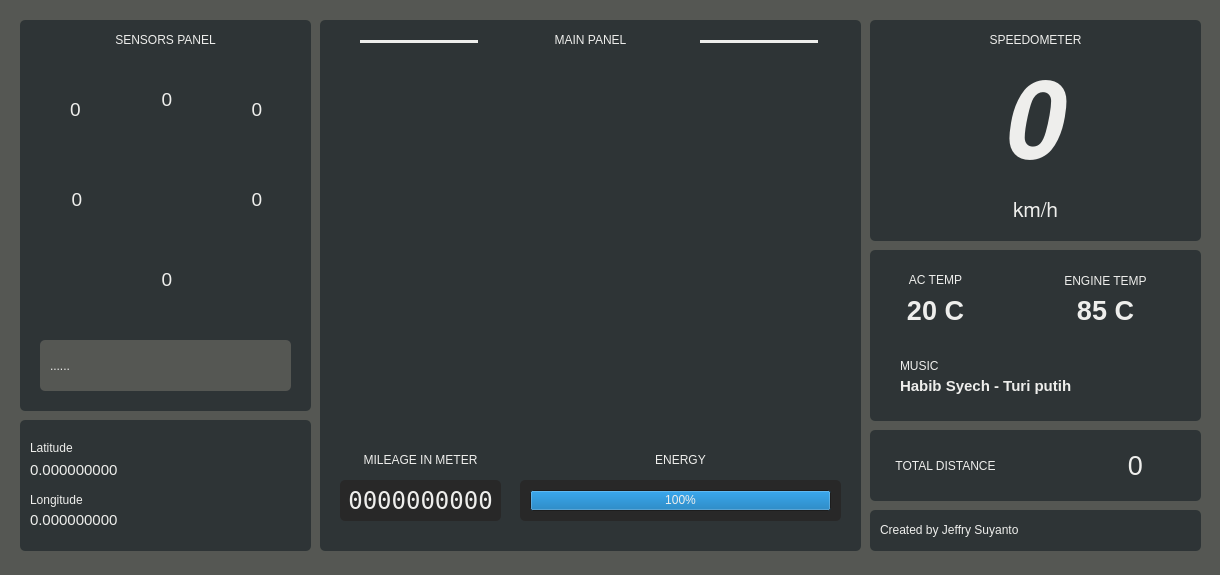
<?xml version="1.0" encoding="UTF-8"?>
<ui version="4.0">
 <class>MainWindow</class>
 <widget class="QMainWindow" name="MainWindow">
  <property name="geometry">
   <rect>
    <x>0</x>
    <y>0</y>
    <width>1220</width>
    <height>575</height>
   </rect>
  </property>
  <property name="windowTitle">
   <string>Dashboard Smart Car</string>
  </property>
  <property name="styleSheet">
   <string notr="true">background-color : rgb(85, 87, 83)</string>
  </property>
  <widget class="QWidget" name="centralwidget">
   <widget class="QFrame" name="frame">
    <property name="geometry">
     <rect>
      <x>20</x>
      <y>20</y>
      <width>291</width>
      <height>391</height>
     </rect>
    </property>
    <property name="styleSheet">
     <string notr="true">background-color:rgb(46, 52, 54);
border-radius:5px</string>
    </property>
    <property name="frameShape">
     <enum>QFrame::StyledPanel</enum>
    </property>
    <property name="frameShadow">
     <enum>QFrame::Sunken</enum>
    </property>
    <widget class="QLabel" name="label_9">
     <property name="geometry">
      <rect>
       <x>200</x>
       <y>140</y>
       <width>71</width>
       <height>81</height>
      </rect>
     </property>
     <property name="styleSheet">
      <string notr="true">color : rgb(238, 238, 236)</string>
     </property>
     <property name="text">
      <string>&lt;html&gt;&lt;head/&gt;&lt;body&gt;&lt;p&gt;&lt;img src=&quot;:/newPrefix/circle.png&quot; width=&quot;70&quot;/&gt;&lt;/p&gt;&lt;/body&gt;&lt;/html&gt;</string>
     </property>
     <property name="alignment">
      <set>Qt::AlignCenter</set>
     </property>
    </widget>
    <widget class="QLabel" name="label_4">
     <property name="geometry">
      <rect>
       <x>20</x>
       <y>140</y>
       <width>71</width>
       <height>81</height>
      </rect>
     </property>
     <property name="styleSheet">
      <string notr="true">color : rgb(238, 238, 236)</string>
     </property>
     <property name="text">
      <string>&lt;html&gt;&lt;head/&gt;&lt;body&gt;&lt;p&gt;&lt;img src=&quot;:/newPrefix/circle.png&quot; width=&quot;70&quot;/&gt;&lt;/p&gt;&lt;/body&gt;&lt;/html&gt;</string>
     </property>
     <property name="alignment">
      <set>Qt::AlignCenter</set>
     </property>
    </widget>
    <widget class="QLabel" name="label_10">
     <property name="geometry">
      <rect>
       <x>110</x>
       <y>220</y>
       <width>71</width>
       <height>81</height>
      </rect>
     </property>
     <property name="styleSheet">
      <string notr="true">color : rgb(238, 238, 236)</string>
     </property>
     <property name="text">
      <string>&lt;html&gt;&lt;head/&gt;&lt;body&gt;&lt;p&gt;&lt;img src=&quot;:/newPrefix/circle.png&quot; width=&quot;70&quot;/&gt;&lt;/p&gt;&lt;/body&gt;&lt;/html&gt;</string>
     </property>
     <property name="alignment">
      <set>Qt::AlignCenter</set>
     </property>
    </widget>
    <widget class="QLabel" name="txtSensorKanan">
     <property name="geometry">
      <rect>
       <x>200</x>
       <y>170</y>
       <width>74</width>
       <height>18</height>
      </rect>
     </property>
     <property name="font">
      <font>
       <pointsize>14</pointsize>
      </font>
     </property>
     <property name="styleSheet">
      <string notr="true">color : rgb(238, 238, 236);
background-color: rgba(0,0,0,0%)</string>
     </property>
     <property name="text">
      <string>0</string>
     </property>
     <property name="alignment">
      <set>Qt::AlignCenter</set>
     </property>
    </widget>
    <widget class="QLabel" name="txtSensorKiri">
     <property name="geometry">
      <rect>
       <x>20</x>
       <y>170</y>
       <width>74</width>
       <height>18</height>
      </rect>
     </property>
     <property name="font">
      <font>
       <pointsize>14</pointsize>
      </font>
     </property>
     <property name="styleSheet">
      <string notr="true">color : rgb(238, 238, 236);
background-color: rgba(0,0,0,0%)</string>
     </property>
     <property name="text">
      <string>0</string>
     </property>
     <property name="alignment">
      <set>Qt::AlignCenter</set>
     </property>
    </widget>
    <widget class="QLabel" name="txtSensorBelakang">
     <property name="geometry">
      <rect>
       <x>110</x>
       <y>250</y>
       <width>74</width>
       <height>18</height>
      </rect>
     </property>
     <property name="font">
      <font>
       <pointsize>14</pointsize>
      </font>
     </property>
     <property name="styleSheet">
      <string notr="true">color : rgb(238, 238, 236);
background-color: rgba(0,0,0,0%)</string>
     </property>
     <property name="text">
      <string>0</string>
     </property>
     <property name="alignment">
      <set>Qt::AlignCenter</set>
     </property>
    </widget>
    <widget class="QLabel" name="label">
     <property name="geometry">
      <rect>
       <x>20</x>
       <y>50</y>
       <width>71</width>
       <height>81</height>
      </rect>
     </property>
     <property name="styleSheet">
      <string notr="true">color : rgb(238, 238, 236)</string>
     </property>
     <property name="text">
      <string>&lt;html&gt;&lt;head/&gt;&lt;body&gt;&lt;p&gt;&lt;img src=&quot;:/newPrefix/circle.png&quot; width=&quot;70&quot;/&gt;&lt;/p&gt;&lt;/body&gt;&lt;/html&gt;</string>
     </property>
     <property name="alignment">
      <set>Qt::AlignCenter</set>
     </property>
    </widget>
    <widget class="QLabel" name="txtSensorDepanKiri">
     <property name="geometry">
      <rect>
       <x>20</x>
       <y>80</y>
       <width>71</width>
       <height>18</height>
      </rect>
     </property>
     <property name="font">
      <font>
       <pointsize>14</pointsize>
       <kerning>true</kerning>
      </font>
     </property>
     <property name="autoFillBackground">
      <bool>false</bool>
     </property>
     <property name="styleSheet">
      <string notr="true">color : rgb(238, 238, 236);
background-color: rgba(0,0,0,0%)</string>
     </property>
     <property name="text">
      <string>0</string>
     </property>
     <property name="alignment">
      <set>Qt::AlignCenter</set>
     </property>
    </widget>
    <widget class="QLabel" name="label_8">
     <property name="geometry">
      <rect>
       <x>200</x>
       <y>50</y>
       <width>71</width>
       <height>81</height>
      </rect>
     </property>
     <property name="styleSheet">
      <string notr="true">color : rgb(238, 238, 236)</string>
     </property>
     <property name="text">
      <string>&lt;html&gt;&lt;head/&gt;&lt;body&gt;&lt;p&gt;&lt;img src=&quot;:/newPrefix/circle.png&quot; width=&quot;70&quot;/&gt;&lt;/p&gt;&lt;/body&gt;&lt;/html&gt;</string>
     </property>
     <property name="alignment">
      <set>Qt::AlignCenter</set>
     </property>
    </widget>
    <widget class="QLabel" name="txtSensorDepanKanan">
     <property name="geometry">
      <rect>
       <x>200</x>
       <y>80</y>
       <width>74</width>
       <height>18</height>
      </rect>
     </property>
     <property name="font">
      <font>
       <pointsize>14</pointsize>
      </font>
     </property>
     <property name="styleSheet">
      <string notr="true">color : rgb(238, 238, 236);
background-color: rgba(0,0,0,0%)</string>
     </property>
     <property name="text">
      <string>0</string>
     </property>
     <property name="alignment">
      <set>Qt::AlignCenter</set>
     </property>
    </widget>
    <widget class="QLabel" name="label_7">
     <property name="geometry">
      <rect>
       <x>110</x>
       <y>40</y>
       <width>71</width>
       <height>81</height>
      </rect>
     </property>
     <property name="styleSheet">
      <string notr="true">color : rgb(238, 238, 236)</string>
     </property>
     <property name="text">
      <string>&lt;html&gt;&lt;head/&gt;&lt;body&gt;&lt;p&gt;&lt;img src=&quot;:/newPrefix/circle.png&quot; width=&quot;70&quot;/&gt;&lt;/p&gt;&lt;/body&gt;&lt;/html&gt;</string>
     </property>
     <property name="alignment">
      <set>Qt::AlignCenter</set>
     </property>
    </widget>
    <widget class="QLabel" name="txtSensorDepan">
     <property name="geometry">
      <rect>
       <x>110</x>
       <y>70</y>
       <width>74</width>
       <height>18</height>
      </rect>
     </property>
     <property name="font">
      <font>
       <pointsize>14</pointsize>
      </font>
     </property>
     <property name="styleSheet">
      <string notr="true">color : rgb(238, 238, 236);
background-color: rgba(0,0,0,0%);</string>
     </property>
     <property name="text">
      <string>0</string>
     </property>
     <property name="alignment">
      <set>Qt::AlignCenter</set>
     </property>
    </widget>
    <widget class="QLabel" name="label_2">
     <property name="geometry">
      <rect>
       <x>10</x>
       <y>10</y>
       <width>271</width>
       <height>20</height>
      </rect>
     </property>
     <property name="font">
      <font>
       <pointsize>9</pointsize>
      </font>
     </property>
     <property name="styleSheet">
      <string notr="true">color : rgb(238, 238, 236);</string>
     </property>
     <property name="text">
      <string>SENSORS PANEL</string>
     </property>
     <property name="alignment">
      <set>Qt::AlignCenter</set>
     </property>
    </widget>
    <widget class="Line" name="line">
     <property name="geometry">
      <rect>
       <x>20</x>
       <y>320</y>
       <width>251</width>
       <height>51</height>
      </rect>
     </property>
     <property name="styleSheet">
      <string notr="true">background-color:rgb(85, 87, 83)</string>
     </property>
     <property name="orientation">
      <enum>Qt::Horizontal</enum>
     </property>
    </widget>
    <widget class="QLabel" name="txtSensorActionMessage">
     <property name="geometry">
      <rect>
       <x>30</x>
       <y>330</y>
       <width>231</width>
       <height>31</height>
      </rect>
     </property>
     <property name="styleSheet">
      <string notr="true">color:rgb(238, 238, 236);
background-color: rgba(0,0,0,0%);</string>
     </property>
     <property name="text">
      <string>......</string>
     </property>
     <property name="alignment">
      <set>Qt::AlignLeading|Qt::AlignLeft|Qt::AlignVCenter</set>
     </property>
    </widget>
   </widget>
   <widget class="QFrame" name="frame_2">
    <property name="geometry">
     <rect>
      <x>320</x>
      <y>20</y>
      <width>541</width>
      <height>531</height>
     </rect>
    </property>
    <property name="styleSheet">
     <string notr="true">background-color:rgb(46, 52, 54);
border-radius:5px
</string>
    </property>
    <property name="frameShape">
     <enum>QFrame::StyledPanel</enum>
    </property>
    <property name="frameShadow">
     <enum>QFrame::Raised</enum>
    </property>
    <widget class="QLabel" name="label_3">
     <property name="geometry">
      <rect>
       <x>10</x>
       <y>10</y>
       <width>521</width>
       <height>20</height>
      </rect>
     </property>
     <property name="font">
      <font>
       <pointsize>9</pointsize>
      </font>
     </property>
     <property name="styleSheet">
      <string notr="true">color : rgb(238, 238, 236);</string>
     </property>
     <property name="text">
      <string>MAIN PANEL</string>
     </property>
     <property name="alignment">
      <set>Qt::AlignCenter</set>
     </property>
    </widget>
    <widget class="Line" name="line_2">
     <property name="geometry">
      <rect>
       <x>40</x>
       <y>20</y>
       <width>118</width>
       <height>3</height>
      </rect>
     </property>
     <property name="styleSheet">
      <string notr="true">background-color:rgb(238, 238, 236)</string>
     </property>
     <property name="orientation">
      <enum>Qt::Horizontal</enum>
     </property>
    </widget>
    <widget class="Line" name="line_3">
     <property name="geometry">
      <rect>
       <x>380</x>
       <y>20</y>
       <width>118</width>
       <height>3</height>
      </rect>
     </property>
     <property name="styleSheet">
      <string notr="true">background-color:rgb(238, 238, 236)</string>
     </property>
     <property name="orientation">
      <enum>Qt::Horizontal</enum>
     </property>
    </widget>
    <widget class="QWidget" name="verticalLayoutWidget">
     <property name="geometry">
      <rect>
       <x>20</x>
       <y>50</y>
       <width>501</width>
       <height>351</height>
      </rect>
     </property>
     <layout class="QVBoxLayout" name="verticalLayout"/>
    </widget>
    <widget class="QLabel" name="label_5">
     <property name="geometry">
      <rect>
       <x>20</x>
       <y>430</y>
       <width>161</width>
       <height>20</height>
      </rect>
     </property>
     <property name="font">
      <font>
       <pointsize>9</pointsize>
      </font>
     </property>
     <property name="styleSheet">
      <string notr="true">color : rgb(238, 238, 236);</string>
     </property>
     <property name="text">
      <string>MILEAGE IN METER</string>
     </property>
     <property name="alignment">
      <set>Qt::AlignCenter</set>
     </property>
    </widget>
    <widget class="QFrame" name="frame_3">
     <property name="geometry">
      <rect>
       <x>20</x>
       <y>460</y>
       <width>161</width>
       <height>41</height>
      </rect>
     </property>
     <property name="styleSheet">
      <string notr="true">background-color:rgb(40, 40, 40)</string>
     </property>
     <property name="frameShape">
      <enum>QFrame::WinPanel</enum>
     </property>
     <property name="frameShadow">
      <enum>QFrame::Sunken</enum>
     </property>
     <widget class="QLabel" name="txtMileage">
      <property name="geometry">
       <rect>
        <x>0</x>
        <y>10</y>
        <width>161</width>
        <height>20</height>
       </rect>
      </property>
      <property name="font">
       <font>
        <family>DejaVu Sans Mono</family>
        <pointsize>18</pointsize>
       </font>
      </property>
      <property name="styleSheet">
       <string notr="true">color:rgb(238, 238, 236)</string>
      </property>
      <property name="text">
       <string>0000000000</string>
      </property>
      <property name="alignment">
       <set>Qt::AlignCenter</set>
      </property>
     </widget>
    </widget>
    <widget class="QLabel" name="label_11">
     <property name="geometry">
      <rect>
       <x>200</x>
       <y>430</y>
       <width>321</width>
       <height>20</height>
      </rect>
     </property>
     <property name="font">
      <font>
       <pointsize>9</pointsize>
      </font>
     </property>
     <property name="styleSheet">
      <string notr="true">color : rgb(238, 238, 236);</string>
     </property>
     <property name="text">
      <string>ENERGY</string>
     </property>
     <property name="alignment">
      <set>Qt::AlignCenter</set>
     </property>
    </widget>
    <widget class="QFrame" name="frame_4">
     <property name="geometry">
      <rect>
       <x>200</x>
       <y>460</y>
       <width>321</width>
       <height>41</height>
      </rect>
     </property>
     <property name="styleSheet">
      <string notr="true">background-color:rgb(40, 40, 40)</string>
     </property>
     <property name="frameShape">
      <enum>QFrame::WinPanel</enum>
     </property>
     <property name="frameShadow">
      <enum>QFrame::Sunken</enum>
     </property>
     <widget class="QProgressBar" name="energyBar">
      <property name="geometry">
       <rect>
        <x>10</x>
        <y>10</y>
        <width>301</width>
        <height>21</height>
       </rect>
      </property>
      <property name="font">
       <font>
        <pointsize>9</pointsize>
       </font>
      </property>
      <property name="styleSheet">
       <string notr="true">color:rgb(238, 238, 236)</string>
      </property>
      <property name="maximum">
       <number>3000</number>
      </property>
      <property name="value">
       <number>3000</number>
      </property>
      <property name="alignment">
       <set>Qt::AlignCenter</set>
      </property>
     </widget>
    </widget>
   </widget>
   <widget class="QFrame" name="frame_5">
    <property name="geometry">
     <rect>
      <x>870</x>
      <y>20</y>
      <width>331</width>
      <height>221</height>
     </rect>
    </property>
    <property name="styleSheet">
     <string notr="true">background-color:rgb(46, 52, 54);
border-radius:5px
</string>
    </property>
    <property name="frameShape">
     <enum>QFrame::StyledPanel</enum>
    </property>
    <property name="frameShadow">
     <enum>QFrame::Raised</enum>
    </property>
    <widget class="QLabel" name="txtSpeedometer">
     <property name="geometry">
      <rect>
       <x>70</x>
       <y>30</y>
       <width>181</width>
       <height>151</height>
      </rect>
     </property>
     <property name="font">
      <font>
       <family>FreeSans</family>
       <pointsize>80</pointsize>
       <weight>75</weight>
       <italic>true</italic>
       <bold>true</bold>
      </font>
     </property>
     <property name="styleSheet">
      <string notr="true">color:rgb(238, 238, 236)</string>
     </property>
     <property name="text">
      <string>0</string>
     </property>
     <property name="alignment">
      <set>Qt::AlignCenter</set>
     </property>
    </widget>
    <widget class="QLabel" name="label_6">
     <property name="geometry">
      <rect>
       <x>130</x>
       <y>180</y>
       <width>71</width>
       <height>21</height>
      </rect>
     </property>
     <property name="font">
      <font>
       <family>FreeSans</family>
       <pointsize>16</pointsize>
      </font>
     </property>
     <property name="styleSheet">
      <string notr="true">color:rgb(238, 238, 236)</string>
     </property>
     <property name="text">
      <string>km/h</string>
     </property>
     <property name="alignment">
      <set>Qt::AlignCenter</set>
     </property>
    </widget>
    <widget class="QLabel" name="label_13">
     <property name="geometry">
      <rect>
       <x>10</x>
       <y>10</y>
       <width>311</width>
       <height>20</height>
      </rect>
     </property>
     <property name="font">
      <font>
       <pointsize>9</pointsize>
      </font>
     </property>
     <property name="styleSheet">
      <string notr="true">color : rgb(238, 238, 236);</string>
     </property>
     <property name="text">
      <string>SPEEDOMETER</string>
     </property>
     <property name="alignment">
      <set>Qt::AlignCenter</set>
     </property>
    </widget>
   </widget>
   <widget class="QFrame" name="frame_7">
    <property name="geometry">
     <rect>
      <x>20</x>
      <y>420</y>
      <width>291</width>
      <height>131</height>
     </rect>
    </property>
    <property name="styleSheet">
     <string notr="true">background-color:rgb(46, 52, 54);
border-radius:5px
</string>
    </property>
    <property name="frameShape">
     <enum>QFrame::StyledPanel</enum>
    </property>
    <property name="frameShadow">
     <enum>QFrame::Raised</enum>
    </property>
    <widget class="QLabel" name="label_20">
     <property name="geometry">
      <rect>
       <x>10</x>
       <y>20</y>
       <width>271</width>
       <height>16</height>
      </rect>
     </property>
     <property name="font">
      <font>
       <pointsize>9</pointsize>
      </font>
     </property>
     <property name="styleSheet">
      <string notr="true">color : rgb(238, 238, 236);</string>
     </property>
     <property name="text">
      <string>Latitude</string>
     </property>
     <property name="alignment">
      <set>Qt::AlignJustify|Qt::AlignVCenter</set>
     </property>
    </widget>
    <widget class="QLabel" name="txtLatitude">
     <property name="geometry">
      <rect>
       <x>10</x>
       <y>40</y>
       <width>271</width>
       <height>20</height>
      </rect>
     </property>
     <property name="font">
      <font>
       <pointsize>11</pointsize>
      </font>
     </property>
     <property name="styleSheet">
      <string notr="true">color : rgb(238, 238, 236);</string>
     </property>
     <property name="text">
      <string>0.000000000</string>
     </property>
     <property name="alignment">
      <set>Qt::AlignJustify|Qt::AlignVCenter</set>
     </property>
    </widget>
    <widget class="QLabel" name="txtLongitude">
     <property name="geometry">
      <rect>
       <x>10</x>
       <y>90</y>
       <width>271</width>
       <height>20</height>
      </rect>
     </property>
     <property name="font">
      <font>
       <pointsize>11</pointsize>
      </font>
     </property>
     <property name="styleSheet">
      <string notr="true">color : rgb(238, 238, 236);</string>
     </property>
     <property name="text">
      <string>0.000000000</string>
     </property>
     <property name="alignment">
      <set>Qt::AlignJustify|Qt::AlignVCenter</set>
     </property>
    </widget>
    <widget class="QLabel" name="label_23">
     <property name="geometry">
      <rect>
       <x>10</x>
       <y>70</y>
       <width>271</width>
       <height>20</height>
      </rect>
     </property>
     <property name="font">
      <font>
       <pointsize>9</pointsize>
      </font>
     </property>
     <property name="styleSheet">
      <string notr="true">color : rgb(238, 238, 236);</string>
     </property>
     <property name="text">
      <string>Longitude</string>
     </property>
     <property name="alignment">
      <set>Qt::AlignJustify|Qt::AlignVCenter</set>
     </property>
    </widget>
   </widget>
   <widget class="QFrame" name="frame_8">
    <property name="geometry">
     <rect>
      <x>870</x>
      <y>510</y>
      <width>331</width>
      <height>41</height>
     </rect>
    </property>
    <property name="styleSheet">
     <string notr="true">background-color:rgb(46, 52, 54);
border-radius:5px
</string>
    </property>
    <property name="frameShape">
     <enum>QFrame::StyledPanel</enum>
    </property>
    <property name="frameShadow">
     <enum>QFrame::Raised</enum>
    </property>
    <widget class="QLabel" name="label_21">
     <property name="geometry">
      <rect>
       <x>10</x>
       <y>10</y>
       <width>271</width>
       <height>20</height>
      </rect>
     </property>
     <property name="font">
      <font>
       <pointsize>9</pointsize>
      </font>
     </property>
     <property name="styleSheet">
      <string notr="true">color : rgb(238, 238, 236);</string>
     </property>
     <property name="text">
      <string>Created by Jeffry Suyanto</string>
     </property>
     <property name="alignment">
      <set>Qt::AlignJustify|Qt::AlignVCenter</set>
     </property>
    </widget>
   </widget>
   <widget class="QFrame" name="frame_9">
    <property name="geometry">
     <rect>
      <x>870</x>
      <y>430</y>
      <width>331</width>
      <height>71</height>
     </rect>
    </property>
    <property name="styleSheet">
     <string notr="true">background-color:rgb(46, 52, 54);
border-radius:5px
</string>
    </property>
    <property name="frameShape">
     <enum>QFrame::StyledPanel</enum>
    </property>
    <property name="frameShadow">
     <enum>QFrame::Raised</enum>
    </property>
    <widget class="QLabel" name="txtTotalDistance">
     <property name="geometry">
      <rect>
       <x>210</x>
       <y>10</y>
       <width>111</width>
       <height>51</height>
      </rect>
     </property>
     <property name="font">
      <font>
       <pointsize>20</pointsize>
      </font>
     </property>
     <property name="styleSheet">
      <string notr="true">color : rgb(238, 238, 236);</string>
     </property>
     <property name="text">
      <string>0</string>
     </property>
     <property name="alignment">
      <set>Qt::AlignCenter</set>
     </property>
    </widget>
    <widget class="QLabel" name="label_14">
     <property name="geometry">
      <rect>
       <x>20</x>
       <y>20</y>
       <width>111</width>
       <height>31</height>
      </rect>
     </property>
     <property name="font">
      <font>
       <pointsize>9</pointsize>
      </font>
     </property>
     <property name="styleSheet">
      <string notr="true">color : rgb(238, 238, 236);</string>
     </property>
     <property name="text">
      <string>TOTAL DISTANCE</string>
     </property>
     <property name="alignment">
      <set>Qt::AlignCenter</set>
     </property>
    </widget>
   </widget>
   <widget class="QFrame" name="frame_11">
    <property name="geometry">
     <rect>
      <x>870</x>
      <y>250</y>
      <width>331</width>
      <height>171</height>
     </rect>
    </property>
    <property name="styleSheet">
     <string notr="true">background-color:rgb(46, 52, 54);
border-radius:5px
</string>
    </property>
    <property name="frameShape">
     <enum>QFrame::StyledPanel</enum>
    </property>
    <property name="frameShadow">
     <enum>QFrame::Raised</enum>
    </property>
    <widget class="QLabel" name="label_19">
     <property name="geometry">
      <rect>
       <x>30</x>
       <y>100</y>
       <width>41</width>
       <height>31</height>
      </rect>
     </property>
     <property name="font">
      <font>
       <pointsize>9</pointsize>
      </font>
     </property>
     <property name="styleSheet">
      <string notr="true">color : rgb(238, 238, 236);</string>
     </property>
     <property name="text">
      <string>MUSIC</string>
     </property>
     <property name="alignment">
      <set>Qt::AlignLeading|Qt::AlignLeft|Qt::AlignVCenter</set>
     </property>
    </widget>
    <widget class="QLabel" name="txtTotalDistance_3">
     <property name="geometry">
      <rect>
       <x>30</x>
       <y>40</y>
       <width>71</width>
       <height>41</height>
      </rect>
     </property>
     <property name="font">
      <font>
       <pointsize>20</pointsize>
       <weight>75</weight>
       <bold>true</bold>
      </font>
     </property>
     <property name="styleSheet">
      <string notr="true">color : rgb(238, 238, 236);</string>
     </property>
     <property name="text">
      <string>20 C</string>
     </property>
     <property name="alignment">
      <set>Qt::AlignCenter</set>
     </property>
    </widget>
    <widget class="QLabel" name="label_16">
     <property name="geometry">
      <rect>
       <x>10</x>
       <y>20</y>
       <width>111</width>
       <height>20</height>
      </rect>
     </property>
     <property name="font">
      <font>
       <pointsize>9</pointsize>
      </font>
     </property>
     <property name="styleSheet">
      <string notr="true">color : rgb(238, 238, 236);</string>
     </property>
     <property name="text">
      <string>AC TEMP</string>
     </property>
     <property name="alignment">
      <set>Qt::AlignCenter</set>
     </property>
    </widget>
    <widget class="QLabel" name="label_17">
     <property name="geometry">
      <rect>
       <x>150</x>
       <y>20</y>
       <width>171</width>
       <height>21</height>
      </rect>
     </property>
     <property name="font">
      <font>
       <pointsize>9</pointsize>
      </font>
     </property>
     <property name="styleSheet">
      <string notr="true">color : rgb(238, 238, 236);</string>
     </property>
     <property name="text">
      <string>ENGINE TEMP</string>
     </property>
     <property name="alignment">
      <set>Qt::AlignCenter</set>
     </property>
    </widget>
    <widget class="QLabel" name="txtTotalDistance_4">
     <property name="geometry">
      <rect>
       <x>170</x>
       <y>40</y>
       <width>131</width>
       <height>41</height>
      </rect>
     </property>
     <property name="font">
      <font>
       <pointsize>20</pointsize>
       <weight>75</weight>
       <bold>true</bold>
      </font>
     </property>
     <property name="styleSheet">
      <string notr="true">color : rgb(238, 238, 236);</string>
     </property>
     <property name="text">
      <string>85 C</string>
     </property>
     <property name="alignment">
      <set>Qt::AlignCenter</set>
     </property>
    </widget>
    <widget class="QLabel" name="label_24">
     <property name="geometry">
      <rect>
       <x>30</x>
       <y>120</y>
       <width>221</width>
       <height>31</height>
      </rect>
     </property>
     <property name="font">
      <font>
       <pointsize>11</pointsize>
       <weight>75</weight>
       <bold>true</bold>
      </font>
     </property>
     <property name="styleSheet">
      <string notr="true">color : rgb(238, 238, 236);</string>
     </property>
     <property name="text">
      <string>Habib Syech - Turi putih</string>
     </property>
     <property name="alignment">
      <set>Qt::AlignLeading|Qt::AlignLeft|Qt::AlignVCenter</set>
     </property>
    </widget>
   </widget>
  </widget>
  <widget class="QStatusBar" name="statusbar"/>
 </widget>
 <resources>
  <include location="circle.qrc"/>
 </resources>
 <connections/>
</ui>
